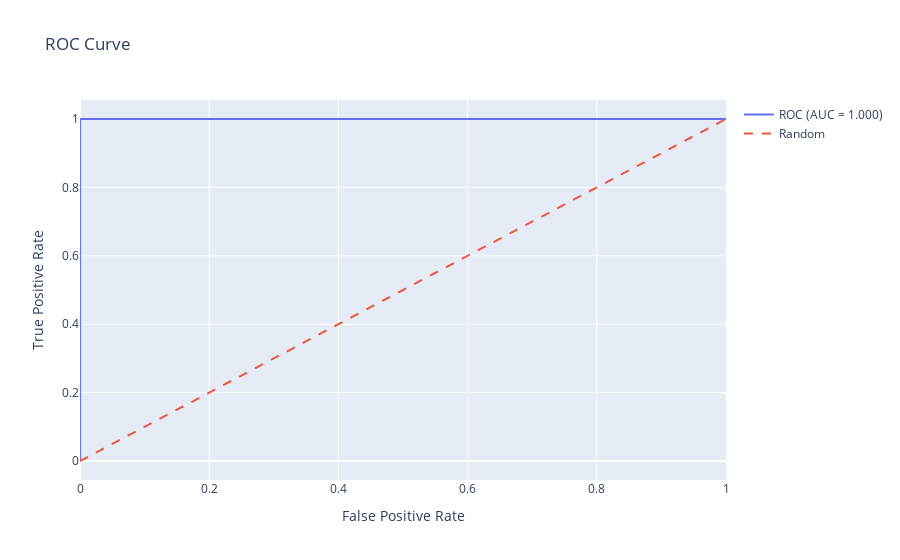

Here is the notebook cell this chart was saved with:
### Code cell
# ROC Curve
if DATA_LOADED and 'trained_models' in dir() and 'Gradient Boosting' in trained_models:
    try:
        best_model = trained_models['Gradient Boosting']
        y_prob = best_model.predict_proba(X_test_scaled)[:, 1]
        fpr, tpr, _ = roc_curve(y_test, y_prob)
        roc_auc = auc(fpr, tpr)
        
        fig = go.Figure()
        fig.add_trace(go.Scatter(x=fpr, y=tpr, mode='lines', name=f'ROC (AUC = {roc_auc:.3f})'))
        fig.add_trace(go.Scatter(x=[0, 1], y=[0, 1], mode='lines', name='Random', line=dict(dash='dash')))
        fig.update_layout(title='ROC Curve', xaxis_title='False Positive Rate', yaxis_title='True Positive Rate')
        fig.show()
    except Exception as e:
        print(f"⚠️ Could not generate ROC curve: {e}")
else:
    print("⚠️ Model not trained yet")

### Figure 1 — Plotly figure (JSON) as saved in the notebook; plotly's stock layout.template omitted (floating-point values rounded to 4 significant figures)
{"data": [{"mode": "lines", "name": "ROC (AUC = 1.000)", "type": "scatter", "x": [0, 0, 1], "y": [0, 1, 1]}, {"line": {"dash": "dash"}, "mode": "lines", "name": "Random", "type": "scatter", "x": [0, 1], "y": [0, 1]}], "layout": {"title": {"text": "ROC Curve"}, "xaxis": {"title": {"text": "False Positive Rate"}}, "yaxis": {"title": {"text": "True Positive Rate"}}}}
